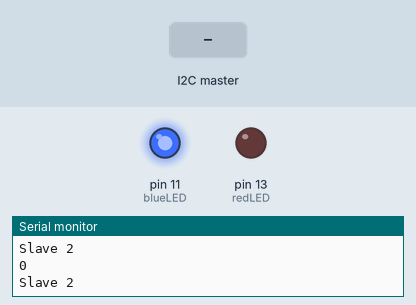
A sketch run on a simulated Arduino Uno, built with avr-gcc and run on an emulated ATmega328P. On the bench: output pins drawn as LEDs (lit = HIGH), the last lines printed to the serial monitor. Inputs (shaded band) come from the test bench.

Above: at 1.2 s.
1.3 s: the I2C master sends the byte 1
At 1.9 s:
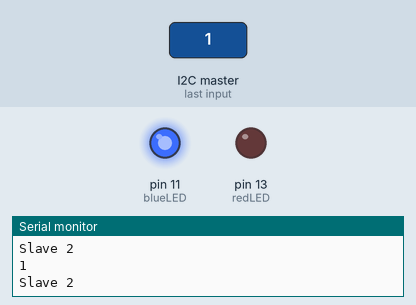
2.8 s: the I2C master sends the byte 200
At 4.0 s:
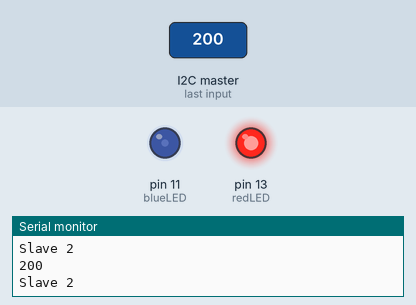
4.3 s: the I2C master sends the byte 90
At 5.2 s:
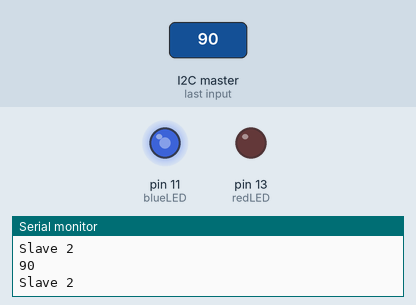
Timing chart, 0 to 7.3 s (numbered marks = the images above; inputs shaded):
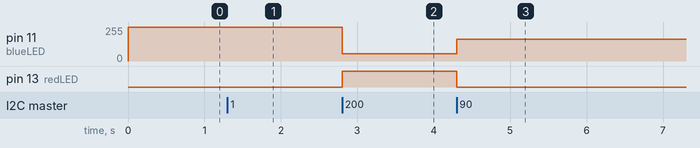

The sketch:

slave2.ino
```cpp
#include<Wire.h>

int rcvData;


int redLED =13;
int blueLED = 11;
int r = 0;
int b = 255;

void setup() {
  // put your setup code here, to run once:
  Wire.begin(5);
  Wire.onReceive(receiveEvent);
   pinMode(redLED, OUTPUT);

  pinMode(blueLED, OUTPUT);
  Serial.begin(9600);
}

void loop() {
  // put your main code here, to run repeatedly:

  Serial.println("Slave 2");

  Serial.println(rcvData);
  //delay(400);

   //double a  = (rcvData/11) * 2.5;
      //int x = (int) a;
      //x = rcvData;
      r = 0 + rcvData;
      b = 255 - rcvData ;

  analogWrite(redLED, r );
 analogWrite(blueLED,b);


}


void receiveEvent(int a){

    rcvData = Wire.read();

  }
```

Measured:
- after the input at 1.3 s, pin 11 (blueLED): 255/255 → 254/255 at once
- after the input at 2.8 s, pin 11 (blueLED): 254/255 → 55/255 at once; pin 13 (redLED): LOW → HIGH at once
- after the input at 4.3 s, pin 11 (blueLED): 55/255 → 165/255 at once; pin 13 (redLED): HIGH → LOW at once
